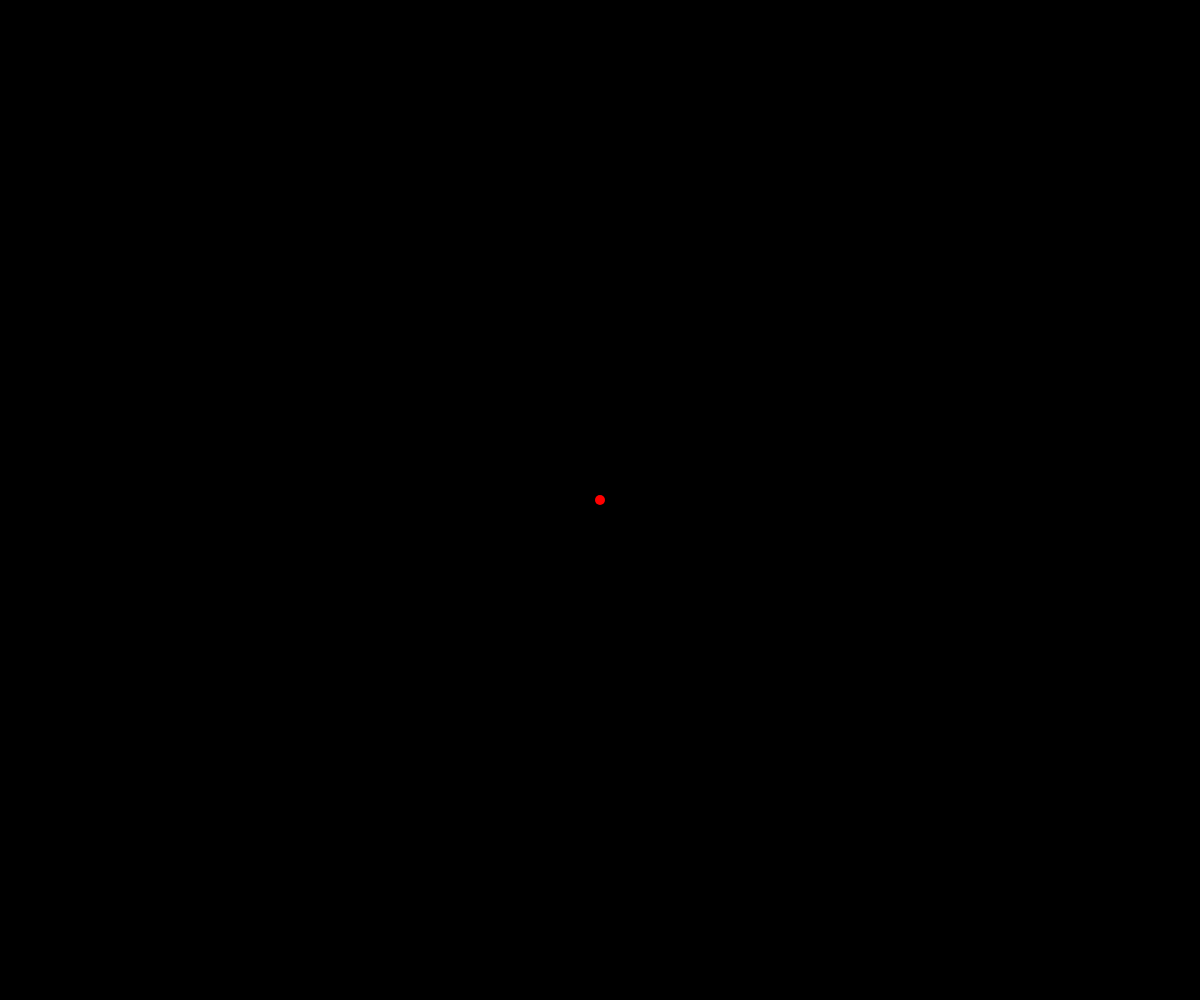
Frame 1 (no input)
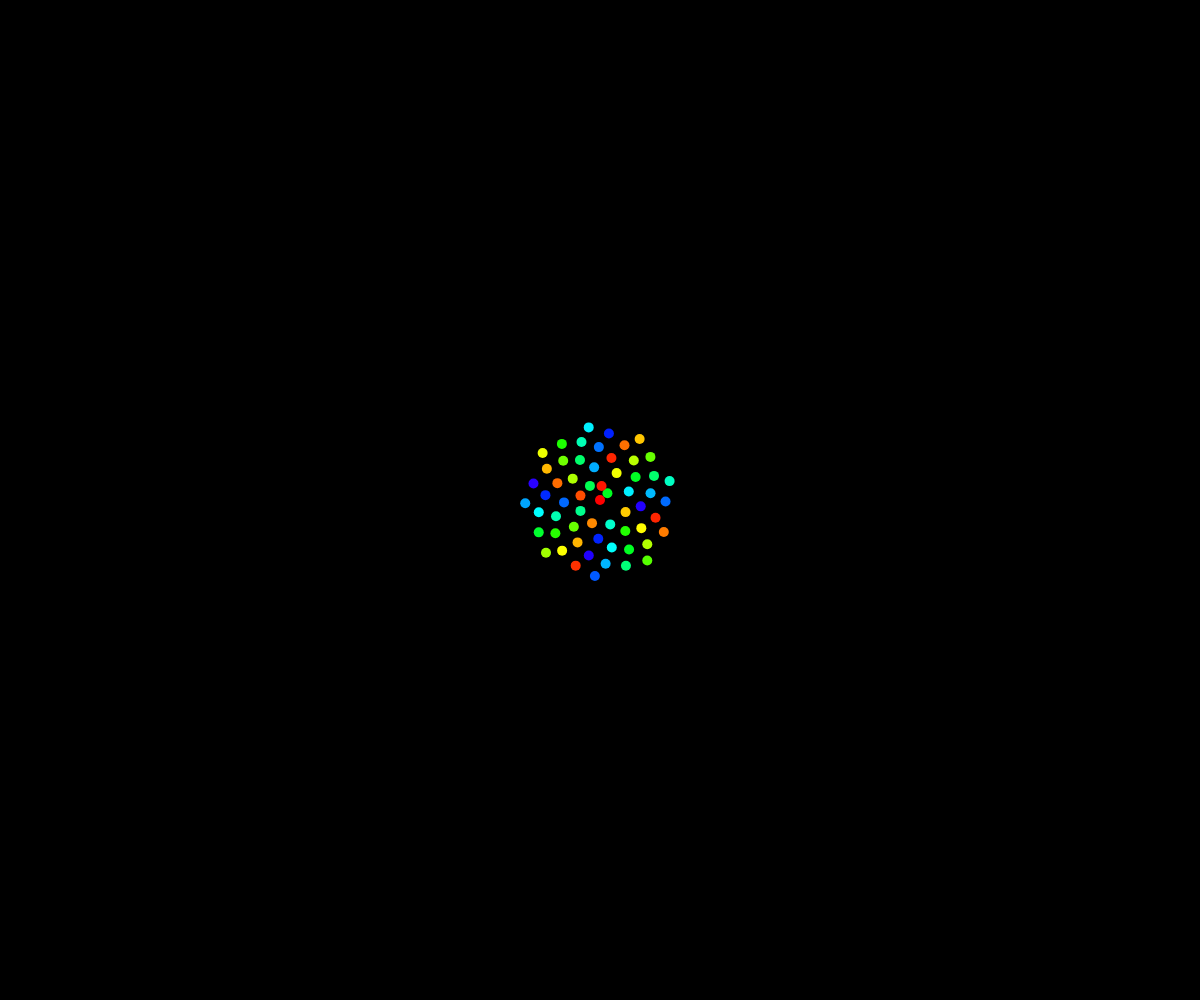
Frame 60 (no input)
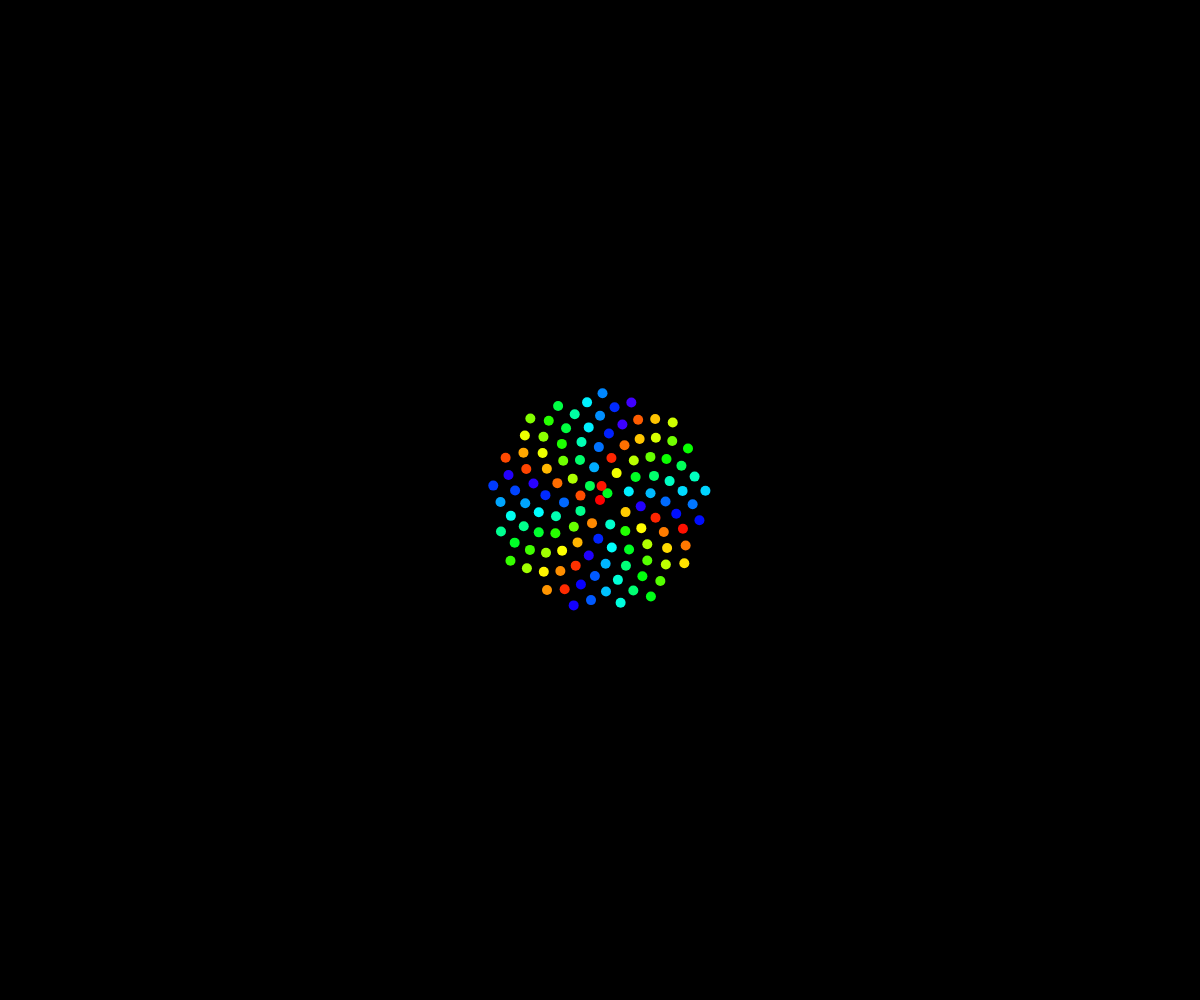
Frame 120 (the mouse pressed at the canvas centre since frame 60)

The p5.js sketch that drew these frames (run headless with seeded random() and noise() and a simulated clock; from frame 60 on, the mouse is pressed at the canvas centre):

// p5.js sketch
// ── sketch.js
let limit = 0;
let n = 0;
const c = 10;

function setup() {
  createCanvas(windowWidth, windowHeight);
  background(0);
  colorMode(HSB);
  angleMode(DEGREES);

  limit = width > height ? width : height;
}

function draw() {
  translate(width / 2, height / 2);

  const angle = n * 137.5;
  const radius = c * Math.sqrt(n);
  const x = radius * Math.cos(angle);
  const y = radius * Math.sin(angle);

  fill((angle - radius) % 256, 255, 255);
  noStroke();
  ellipse(x, y, c, c);

  if (++n > limit / 2) {
    noLoop();
  }
}
